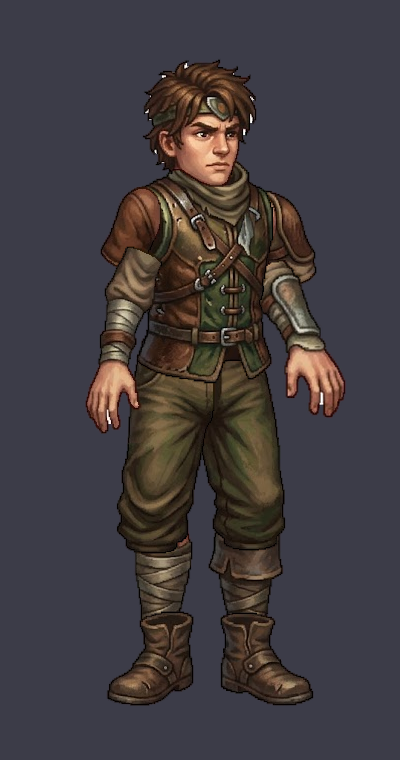

Source code (Python):
import sys; sys.path.insert(0, 'work/adventurer')
from PIL import Image, ImageDraw
from layout import W, H, PLACE, ORDER, SCALE
canvas = Image.new('RGBA', (W, H), (60, 60, 72, 255))
for name in ORDER:
    p = Image.open(f'work/adventurer/parts/{name}.png')
    s = SCALE.get(name, 1)
    if s != 1: p = p.resize((round(p.width*s), round(p.height*s)), Image.LANCZOS)
    canvas.alpha_composite(p, PLACE[name])
canvas.save('work/adventurer/compose.png')
